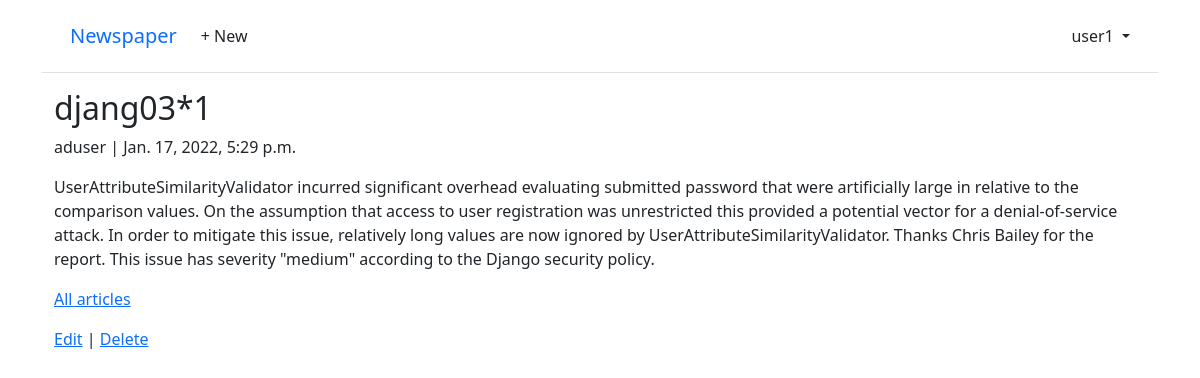
The app's page /articles/3/ (signed in) with its own data.
### accounts/models.py (models this page shows)
class CustomUser(AbstractUser):
    age = models.PositiveIntegerField(blank=True, null=True)

### articles/models.py (models this page shows, shortened)
class Article(models.Model):
    title = models.CharField(max_length=255)
    body = models.TextField()
    date = models.DateTimeField(auto_now_add=True)
    author = models.ForeignKey(get_user_model(),
                               on_delete= models.CASCADE,
                               )

### articles/views.py (the view)
# urls.py: path('<int:pk>/', ArticleDetailView.as_view(), name="article_detail"),
class ArticleDetailView(LoginRequiredMixin,DetailView):
    model = Article
    template_name = 'article_details.html'

### templates/article_details.html (shortened to what this page needs)
{% extends 'base.html'  %}
{% block content %}
    <div class="article-entry">
            <h2>{{ article.title }}</h2>
            <p>{{ article.author }} | {{ article.date }}</p>
            <p>{{ article.body }}</p>
    </div>
    <div>
        <p><a href="{% url 'article_list' %}">All articles</a></p>
        <p><a href="{% url 'article_edit' article.pk %}">Edit</a> |
        <a href="{% url 'article_delete' article.pk %}">Delete</a></p>
    </div>
{% endblock content %}

### templates/base.html (shortened to what this page needs)
<!DOCTYPE html>
<html lang="en">
<head>
    <link href="https://cdn.jsdelivr.net/npm/bootstrap@5.1.3/dist/css/bootstrap.min.css" rel="stylesheet">
</head>
<body>
 <div class="container">
    <header class="p-3 mb-3 border-bottom">
      <div class="container">
        <div class="d-flex flex-wrap align-items-center justify-content-center
          justify-content-lg-start">
          <a class="navbar-brand" href="{% url 'home' %}">Newspaper</a>
          <ul class="nav col-12 col-lg-auto me-lg-auto mb-2 justify-content-center
            mb-md-0">
          {% if user.is_authenticated %}
            <li><a href="{% url 'article_create' %}" class="nav-link px-2 link-dark">+ New</a></li>
          </ul>
          <div class="dropdown text-end">
            <a href="#" class="d-block link-dark text-decoration-none dropdown-toggle"
              id="dropdownUser1" data-bs-toggle="dropdown" aria-expanded="false">
              {{ user.username }}
            </a>
          </div>
          {% else %}
          </ul>
          <div class="text-end">
            <a href="{% url 'login' %}" class="btn btn-outline-primary me-2">Log In</a>
            <a href="{% url 'signup' %}" class="btn btn-primary">Sign Up</a>
          </div>
          {% endif %}
        </div>
      </div>
    </header>
    <main>
        <div class="container">
            {% block content %}
            {% endblock content %}
        </div>
    </main>
</body>
</html>

### records on screen
CustomUser: username "user1"
Article: title "djang03*1", author "aduser", date "Jan. 17, 2022, 5:29 p.m.", body "UserAttributeSimilarityValidator incurred significant overhead evaluating submitted password that were artificially large in relative to the comparison values. On the assumption that access to user registration was unrestricted this provided a potential vector for a denial-of-service attack. In order to mitigate this issue, relatively long values are now ignored by UserAttributeSimilarityValidator. Thanks Chris Bailey for the report. This issue has severity \"medium\" according to the Django security policy."
